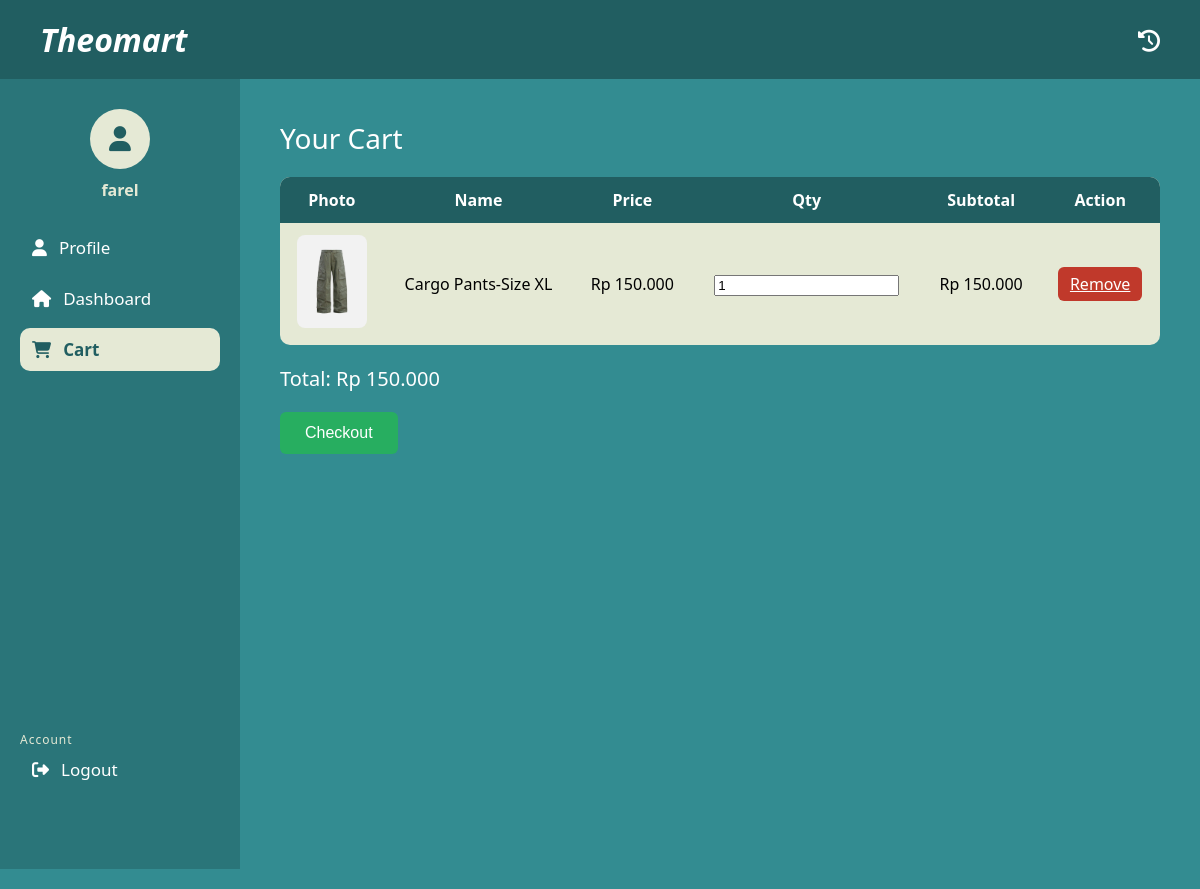
Screenshot of /users/cart.php (signed in) with the database file from the repository.
### tables this page shows
CREATE TABLE `transactions` (
  `id` int(11) NOT NULL,
  `product_id` int(11) NOT NULL,
  `customer_name` varchar(150) NOT NULL,
  `quantity` int(11) NOT NULL DEFAULT 1,
  `total_price` int(11) NOT NULL,
  `proof_photo` varchar(255) DEFAULT NULL,
  `status` enum('Pending','Paid','Cancelled') DEFAULT 'Pending',
  `created_at` date DEFAULT curdate(),
  `phone` varchar(20) DEFAULT NULL,
  `address` text DEFAULT NULL,
  `payment_method` enum('cod','transfer') NOT NULL DEFAULT 'cod',
  `checkout_status` enum('cart','checkout') DEFAULT 'cart',
  `refund_status` enum('none','requested','approved','rejected') DEFAULT 'none',
  `refund_reason` text DEFAULT NULL,
  `refund_date` datetime DEFAULT NULL,
  `refund_target` varchar(255) DEFAULT NULL,
  `refund_proof` varchar(255) DEFAULT NULL,
  `shipping_address` text DEFAULT NULL,
  `shipping_status` varchar(50) DEFAULT 'pending',
  `shipping_courier` varchar(50) DEFAULT NULL,
  `tracking_number` varchar(100) DEFAULT NULL
);

CREATE TABLE `products` (
  `id` int(11) NOT NULL,
  `name` varchar(100) DEFAULT NULL,
  `category` varchar(50) DEFAULT NULL,
  `price` int(11) DEFAULT NULL,
  `stock` int(11) DEFAULT NULL,
  `photo` varchar(255) DEFAULT NULL
);

### users/cart.php (the view, shortened to what this page needs)
<?php
    include "../config/database.php";
    $username = $_SESSION['username'];
    $query = mysqli_query($conn, "
        SELECT
            transactions.id AS transaction_id,
            products.name,
            products.price,
            products.photo,
            transactions.quantity,
            transactions.total_price
        FROM transactions
        JOIN products ON products.id = transactions.product_id
        WHERE transactions.customer_name = '$username'
        AND transactions.checkout_status = 'cart'
        ORDER BY transactions.id DESC
    ");
    $cart_items  = [];
    $total_price = 0;
    while ($row = mysqli_fetch_assoc($query)) {
        $cart_items[] = $row;
        $total_price += $row['total_price'];
    }
?>
<!DOCTYPE html>
<html>
    <head>
        <link rel="stylesheet"
            href="https://cdnjs.cloudflare.com/ajax/libs/font-awesome/6.5.0/css/all.min.css">
    </head>
    <body>
        <div class="header">
            <div class="logo">
                Theomart
            </div>
            <div class="history-btn"
                onclick="location.href='riwayat.php'">
                <i class="fa-solid fa-clock-rotate-left"></i>
            </div>
        </div>
        <div class="container">
            <div class="sidebar">
                <div class="user-box">
                    <div class="user-avatar">
                        <i class="fa-solid fa-user"></i>
                    </div>
                    <div class="user-name">
                        <?= $_SESSION['username']; ?>
                    </div>
                </div>
                <a href="profile.php" class="<?= basename($_SERVER['PHP_SELF'])=='profile.php' ? 'active' : '' ?>">
                    <i class="fa-solid fa-user"></i>
                    Profile
                </a>
                <a href="dashboard.php" class="<?= basename($_SERVER['PHP_SELF'])=='dashboard.php' ? 'active' : '' ?>">
                    <i class="fa-solid fa-house"></i>
                    Dashboard
                </a>
                <a href="cart.php" class="<?= basename($_SERVER['PHP_SELF'])=='cart.php' ? 'active' : '' ?>">
                    <i class="fa-solid fa-cart-shopping"></i>
                    Cart
                </a>
                <div class="logout-section">
                    <div class="menu-title">Account</div>
                    <a href="../auth/logout.php">
                        <i class="fa-solid fa-right-from-bracket"></i>
                        Logout
                    </a>
                </div>
            </div>
            <div class="content">
                <div class="title">
                    Your Cart
                </div>
                <div class="table-box">
                    <table>
                        <tr>
                            <th>Photo</th>
                            <th>Name</th>
                            <th>Price</th>
                            <th>Qty</th>
                            <th>Subtotal</th>
                            <th>Action</th>
                        </tr>
                        <?php if (!empty($cart_items)) : ?>
                            <?php foreach ($cart_items as $item) : ?>
                                <tr>
                                    <td>
                                        <img src="../uploads/<?= htmlspecialchars($item['photo']) ?>">
                                    </td>
                                    <td>
                                        <?= htmlspecialchars($item['name']) ?>
                                    </td>
                                    <td>
                                        Rp <?= number_format($item['price'], 0, ',', '.') ?>
                                    </td>
                                    <td>
                                        <form method="POST" class="qty-form">
                                            <input type="number"
                                                name="qty"
                                                value="<?= $item['quantity'] ?>"
                                                min="1"
                                                class="qty-input">
                                        </form>
                                    </td>
                                    <td>
                                        Rp <?= number_format($item['total_price'], 0, ',', '.') ?>
                                    </td>
                                    <td>
                                        <a href="cart.php?remove=<?= $item['transaction_id'] ?>"
                                            class="btn btn-remove">
                                            Remove
                                        </a>
                                    </td>
                                </tr>
                            <?php endforeach; ?>
                        <?php endif; ?>
                    </table>
                </div>
                <div class="total">
                    Total: Rp <?= number_format($total_price, 0, ',', '.') ?>
                </div>
                <?php if ($total_price > 0) : ?>
                    <button class="btn btn-checkout"
                        onclick="location.href='checkout.php'">
                        Checkout
                    </button>
                <?php endif; ?>
            </div>
        </div>
    </body>
</html>

### users/cart.php (style rules this page uses)
body { margin: 0; font-family: 'Segoe UI', sans-serif; background: #338C91; overflow: hidden; }
.header { background: #215E61; padding: 18px 40px; display: flex; align-items: center; gap: 30px; color: white; }
.logo { font-size: 32px; font-weight: bold; font-style: italic; display: flex; align-items: center; gap: 10px; }
.history-btn { font-size: 22px; cursor: pointer; margin-left: auto; }
.container { display: flex; height: calc(100vh - 70px); }
.sidebar { width: 200px; background: #2a7579; padding: 30px 20px; height: 100%; position: sticky; top: 0; overflow: hidden; display: flex; flex-direction: column; }
.user-box { text-align:center; margin-bottom:25px; }
.user-avatar { width:60px; height:60px; border-radius:50%; background:#e5e9d5; color:#215E61; display:flex; align-items:center; justify-content:center; font-size:25px; margin:0 auto 10px; }
.user-name { color:#e5e9d5; font-weight:600; }
.sidebar a { display:flex; align-items:center; gap:12px; color:white; text-decoration:none; padding:10px 12px; border-radius:10px; margin-bottom:8px; transition:0.25s; font-size:17px; }
.sidebar a.active { background:#e5e9d5; color:#215E61; font-weight:bold; }
.logout-section { margin-top: auto; padding-bottom: 40px; }
.menu-title { color: #e5e9d5; font-size:12px; letter-spacing:1px; }
.content { flex: 1; padding: 40px; height: 100%; overflow-y: auto; }
.title { color: white; font-size: 28px; margin-bottom: 20px; }
.table-box { background: #e5e9d5; border-radius: 10px; overflow: hidden; }
table { width: 100%; border-collapse: collapse; }
th { background: #215E61; color: white; padding: 12px; }
td { padding: 12px; text-align: center; }
td img { width: 70px; border-radius: 8px; }
.btn { border: none; padding: 6px 12px; border-radius: 6px; cursor: pointer; }
.btn-remove { background: #c0392b; color: white; }
.btn-checkout { margin-top: 20px; padding: 12px 25px; background: #27ae60; color: white; font-size: 16px; }
.total { margin-top: 20px; font-size: 20px; color: white; }

### rows the page displays
transactions: product.photo (picture), product.name "Cargo Pants-Size XL", product.price "150.000", qty "1", total_price "150.000"

### other values shown
$_SESSION['username'] "farel"
$total_price "150.000"
